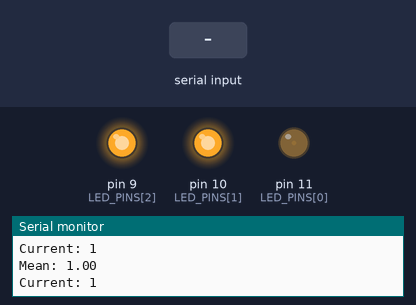
Simulated run of this sketch. Board: Arduino Uno, built with avr-gcc and run on an emulated ATmega328P. On the bench: output pins drawn as LEDs (lit = HIGH), the last lines printed to the serial monitor. The inputs (shaded band) are chosen by the test bench.

Above: at 1.2 s.
1.3 s: "1" received over Serial
At 9.3 s:
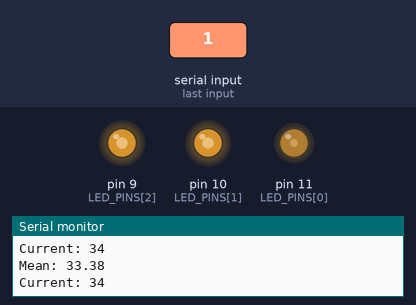
Timing chart, 0 to 10.3 s (numbered marks = the images above; inputs shaded):
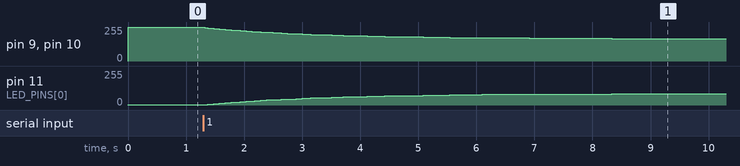

The sketch:

CPURGBLed.ino
```cpp
// The pins where the R, G and B components of the RGB LED are connected
const int LED_PINS[] = { 11, 10, 9 };
// The chat offset defined in the CPULoadReader for the outcoming characters
const char CHAR_OFFSET = ' ';
// The speed at which the color will change after receiving a value (inversely defined, e.g. a lower value will increase the speed)
const int SPEED_FACTOR = 40;

int currentValue = 1;
float mean = 1;

void setup() {
  // Initialize serial communication and LED outputs
  Serial.begin(9600);
  pinMode(9, OUTPUT);
  pinMode(10, OUTPUT);
  pinMode(11, OUTPUT);
}

void loop() {
  // Read the serial port until a character is received
  while (Serial.available() > 0) {
    char receivedChar = Serial.read();
    // Apply a correction to the received character, based on the given offset
    currentValue = (receivedChar - CHAR_OFFSET) * 2;
  }

  // Get a mean value between the received and the stored one, using the speed factor to weight them
  mean = ((mean * (SPEED_FACTOR - 1) + currentValue) / SPEED_FACTOR);

  // Print the current values
  Serial.println();
  Serial.println("Mean: " + (String)mean);
  Serial.println("Current: " + (String)currentValue);

  // Set the RGB outputs to the corresponding values
  float valueR = map(mean, 0, 100, 0, 255);
  analogWrite(LED_PINS[0], valueR);
  float valueG = map(100 - mean, 0, 100, 0, 255);
  analogWrite(LED_PINS[1], valueG);
  float valueB = map(100 - mean, 0, 100, 0, 255);
  analogWrite(LED_PINS[2], valueB);

  // Wait some time to avoid excessive prints to the serial monitor
  delay(50);
}
```

Measured:
- after the input at 1.3 s, pin 9 (LED_PINS[2]), pin 10 (LED_PINS[1]): moves from 252/255 to 168/255 over 7.0 s, starting at once; pin 11 (LED_PINS[0]): moves from 2/255 to 84/255 over 7.0 s, starting after 0.07 s
